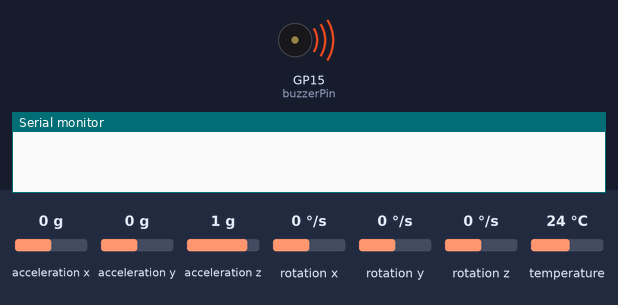
A sketch run on a simulated Raspberry Pi Pico. Parts: buzzer (waves = sounding, pin HIGH), the last lines printed to the serial monitor. The inputs (shaded band) are chosen by the test bench; at power-on: rotation x 0 °/s, rotation y 0 °/s, acceleration x 0 g, acceleration y 0 g, acceleration z 1 g, rotation z 0 °/s, temperature 24 °C.

Above: at 2.2 s.
2.3 s: rotation x set to -192 °/s
At 3.6 s:
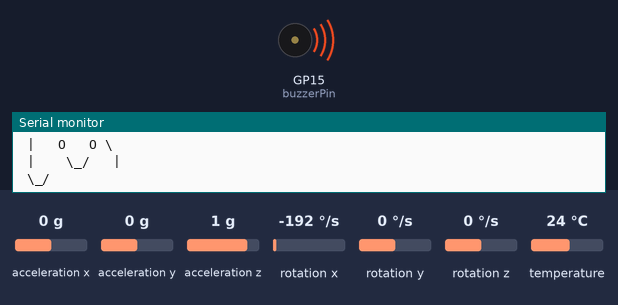
3.9 s: rotation y set to -192 °/s
At 5.4 s:
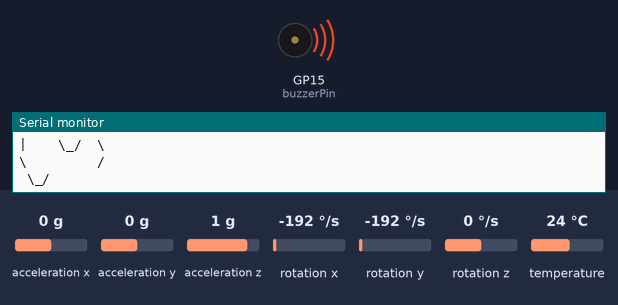
Timing chart, 0 to 6.9 s (numbered marks = the images above; inputs shaded):
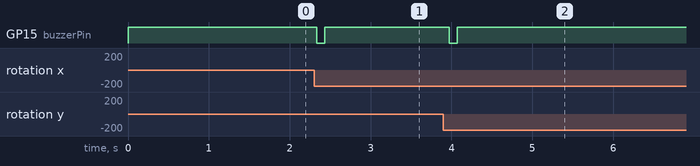

Measured:
- after the input at 2.3 s, GP15 (buzzerPin): HIGH → LOW at once, → HIGH 0.10 s later
- after the input at 3.9 s, GP15 (buzzerPin): HIGH → LOW after 0.07 s, → HIGH 0.10 s later

The sketch:

Code.ino
```cpp
#include <Wire.h>
#include <Adafruit_MPU6050.h>
#include <Adafruit_Sensor.h>

Adafruit_MPU6050 mpu;

const int buzzerPin = 15;

float prevGyroX, prevGyroY;

String lastMovement = "";

void setup() {
  Serial.begin(9600);

  Wire.setSDA(0);
  Wire.setSCL(1);
  Wire.begin();

  if (!mpu.begin()) {
    Serial.println("Failed to find MPU6050 chip");
    while (1) {
      delay(10);
    }
  }

  pinMode(buzzerPin, OUTPUT);

  digitalWrite(buzzerPin, HIGH);

  delay(1000);

  sensors_event_t a, g, temp;
  mpu.getEvent(&a, &g, &temp);
  prevGyroX = g.gyro.x;
  prevGyroY = g.gyro.y;
}

void loop() {
  sensors_event_t a, g, temp;
  mpu.getEvent(&a, &g, &temp);
  float gyroX = g.gyro.x;
  float gyroY = g.gyro.y;

  if (abs(gyroX - prevGyroX) > 1.0 || abs(gyroY - prevGyroY) > 1.0) {
    lastMovement = detectMovement(gyroX, gyroY);

    digitalWrite(buzzerPin, LOW);
    delay(100);  // Beep duration
    digitalWrite(buzzerPin, HIGH);
  }

  displayMovement(lastMovement);

  prevGyroX = gyroX;
  prevGyroY = gyroY;

  delay(100);  // 100ms delay for readability
}

String detectMovement(float gyroX, float gyroY) {
  if (abs(gyroX) < 1.0 && abs(gyroY) < 1.0) {
    return lastMovement;  // No significant movement, retain last movement
  } else if (abs(gyroX) > abs(gyroY)) {
    if (gyroX > 0) {
      return "Tilting Right";
    } else {
      return "Tilting Left";
    }
  } else {
    if (gyroY > 0) {
      return "Tilting Up";
    } else {
      return "Tilting Down";
    }
  }
}

void displayMovement(String movement) {
  if (movement == "Tilting Right") {
    Serial.println("Tilting Right:");
    Serial.println("    _  ");
    Serial.println("   /       \\ ");
    Serial.println("  /         \\");
    Serial.println(" /   O   O   |");
    Serial.println("|     \\_/    |");
    Serial.println(" \\_/ ");
  } else if (movement == "Tilting Left") {
    Serial.println("Tilting Left:");
    Serial.println(" _  ");
    Serial.println("/       \\ ");
    Serial.println("\\         \\");
    Serial.println(" |   O   O \\ ");
    Serial.println(" |    \\_/   |");
    Serial.println(" \\_/ ");
  } else if (movement == "Tilting Up") {
    Serial.println("Tilting Up:");
    Serial.println("  _  ");
    Serial.println(" /       \\ ");
    Serial.println("/  O   O  \\");
    Serial.println("|   \\_/   |");
    Serial.println("|         |");
    Serial.println(" \\_/ ");
  } else if (movement == "Tilting Down") {
    Serial.println("Tilting Down:");
    Serial.println("  _  ");
    Serial.println(" /       \\ ");
    Serial.println("|   O   O |");
    Serial.println("|    \\_/  \\");
    Serial.println("\\         /");
    Serial.println(" \\_/ ");
  }
  Serial.println();
}
```
